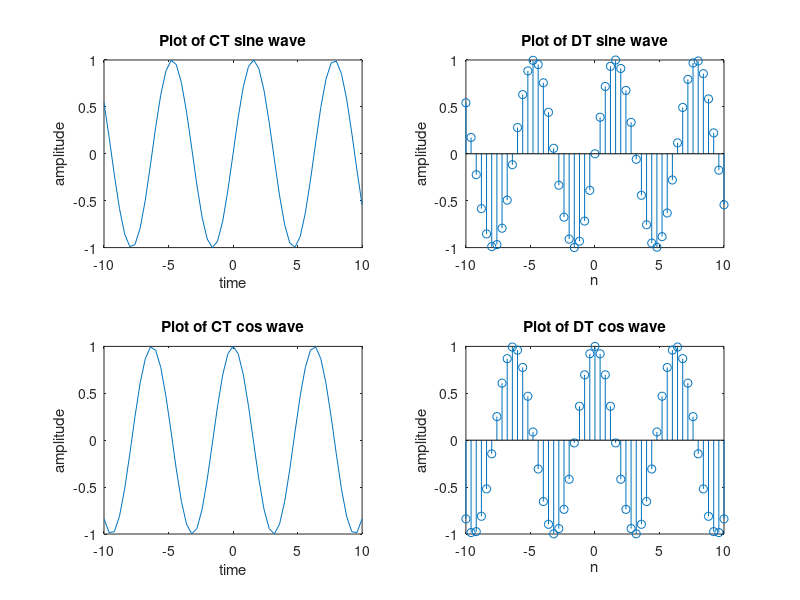

This chart was generated by the following MATLAB code:
close all
clc

t=-10:0.4:10;
x=sin(t);
subplot(2,2,1);
plot(t,x);
xlabel('time');
ylabel('amplitude');
title('Plot of CT sine wave');

n=-10:0.4:10;
y=sin(n);
subplot(2,2,2);
stem(n,y);
xlabel('n');
ylabel('amplitude');
title('Plot of DT sine wave');

t=-10:0.4:10;
x=cos(t);
subplot(2,2,3);
plot(t,x);
xlabel('time');
ylabel('amplitude');
title('Plot of CT cos wave');

n=-10:0.4:10;
y=cos(n);
subplot(2,2,4);
stem(n,y);
xlabel('n');
ylabel('amplitude');
title('Plot of DT cos wave');
